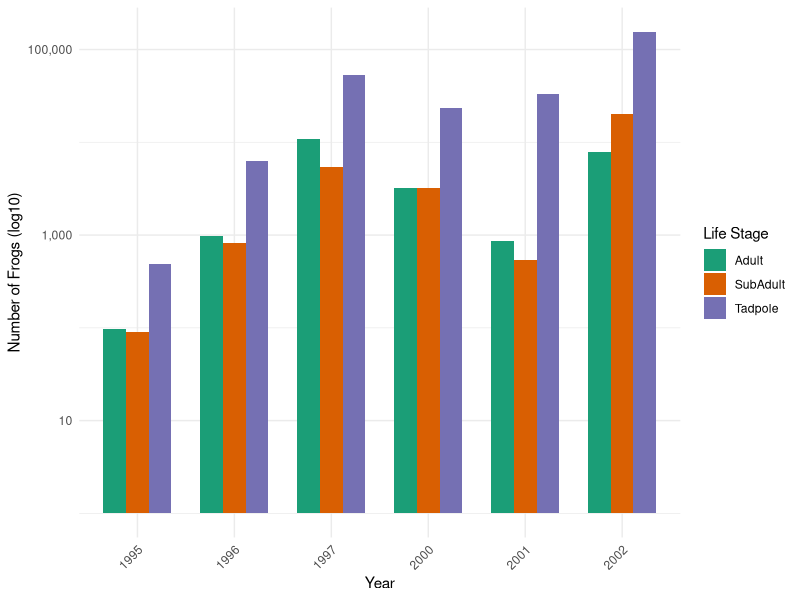
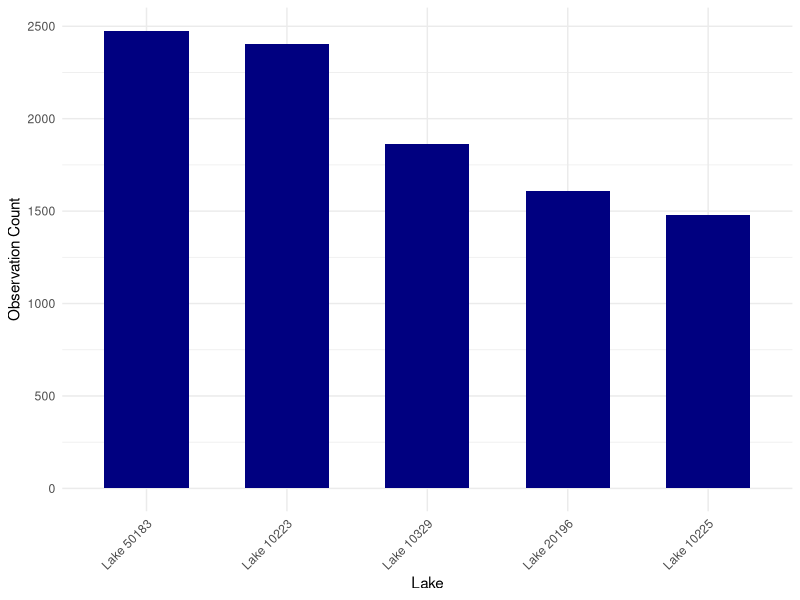
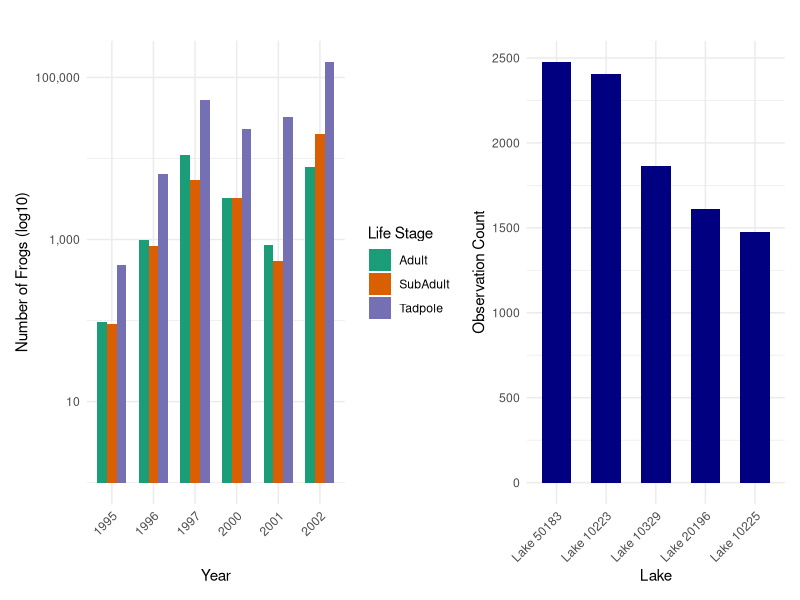

Write R code to recreate these figures, in order.
## ---- chunk 1
library(tidyverse)
library(here)
library(patchwork)
library(cowplot)
library(ggplot2)
library(dplyr)
## ---- chunk 2
#Import data
sierra_amph_og <- read.csv(here('portfolio/ramu/data/sierra_amphibians.csv'))
## ---- chunk 3
#Clean and wrangle data
ramu_only <- sierra_amph_og %>%
  filter(amphibian_species == "RAMU", amphibian_life_stage != "EggMass") %>% select(lake_id,survey_date, amphibian_species, amphibian_life_stage, amphibian_number) %>% mutate(survey_date =lubridate::mdy(survey_date),
         year = year(survey_date))

ramu_only$year <- factor(ramu_only$year)

#Sort by amphibian life stage and summarize
ramu_counts <- ramu_only %>%
  group_by(year, amphibian_life_stage) %>%
  summarize(amphibian_number= sum(amphibian_number, na.rm = TRUE)) %>% 
  ungroup()

## ---- chunk 4

#| label: fig-counts-by-life-stage
#| fig-cap: "Yellow-legged frog counts by life stage (adult, subadult, tadpole) from 1995-2002, displayed on a log10 scale for clarity. Subadults and tadpoles reached their highest counts in 2002, while adults peaked in 1997."

life_stage_bar <- ggplot(ramu_counts, aes(x = year, y = amphibian_number, fill = amphibian_life_stage)) +
  geom_bar(stat = 'identity', position = 'dodge', width = 0.7) +
  labs(x = "Year",
       y = "Number of Frogs (log10)", 
       fill = "Life Stage") +
  scale_fill_brewer(palette = "Dark2") +
  scale_y_log10(labels = scales::comma) +
  theme_minimal() +
  theme(axis.text.x = element_text(angle = 45, hjust = 1),
        legend.position = "right")

life_stage_bar
## ---- chunk 5
ramu_combined <- sierra_amph_og %>%
  filter(amphibian_species == "RAMU", amphibian_life_stage %in% c("Adult", "SubAdult")) %>%
  select(lake_id, survey_date, amphibian_species, amphibian_life_stage, amphibian_number) %>%
  mutate(
    survey_date = lubridate::mdy(survey_date),
    year = lubridate::year(survey_date),
    lake_label = paste0("Lake ", lake_id))
## ---- chunk 6
ramu_counts_top_5 <- ramu_combined %>%
  group_by(lake_label) %>%
  summarize(amphibian_number= sum(amphibian_number, na.rm = TRUE)) %>%
  slice_max(amphibian_number, n = 5) %>% 
  arrange(-amphibian_number)

 
## ---- chunk 7
#| label: fig-top-five
#| fig-cap: "Top 5 lakes with observations of Mountain Yellow-Legged Frogs: Lake 50183 (19 observations), Lake 70583 (12 observations), Lake 10226, 41322, and 50219 (all with 11 observations)"

#| label: top-five
#| fig-cap: ""Figure 2: Top 5 lakes with observations of Mountain Yellow-Legged Frogs: Lake 50183 (19 observations), Lake 70583 (12 observations), Lake 10226, 41322, and 50219 (all with 11 observations)"

top_5_graph <- ggplot(ramu_counts_top_5, aes(x = reorder(lake_label, -amphibian_number), y = amphibian_number)) +
  geom_col(fill = "navyblue", width = 0.6) +
  labs(x = "Lake",
       y = "Observation Count") +
  theme_minimal() +
  theme(axis.text.x = element_text(angle = 45, hjust = 1)) 
top_5_graph

## ---- chunk 8

#| label: combined-plot
#| fig-cap: "Figure 3: Analysis of Mountain Yellow-Legged Frogs (Rana muscosa) by Life Stage and Year. The left graph, displayed on a log10 scale for clarity, illustrates total counts each year across water bodies, categorized by life stage (adult, subadult, tadpole). On the right, combined counts of adult and subadult frogs in the 5 lakes with the highest totals."

plot1 <- life_stage_bar +
  ggtitle(" ")

plot2 <- top_5_graph +
  ggtitle(" ")

combined_plots <- plot1 + plot2

combined_plots
